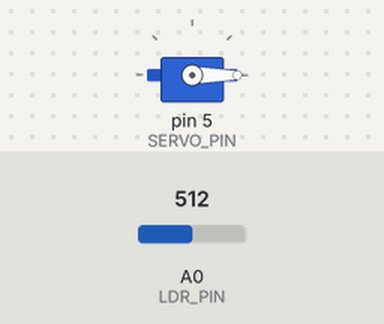
Bench run of a sketch on a simulated Arduino Uno, built with avr-gcc and run on an emulated ATmega328P. Shown: servo. The inputs (shaded band) are chosen by the test bench; at power-on: A0 (LDR_PIN) = 512.

Above: at 1.2 s.
1.3 s: A0 (LDR_PIN) set to 134
2.8 s: A0 (LDR_PIN) set to 111
At 4.0 s:
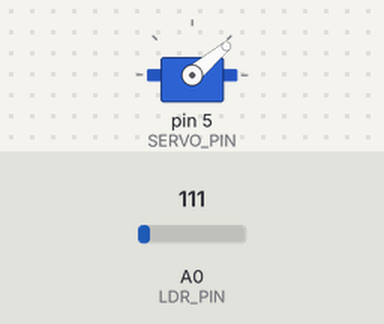
4.3 s: A0 (LDR_PIN) set to 135
At 5.3 s:
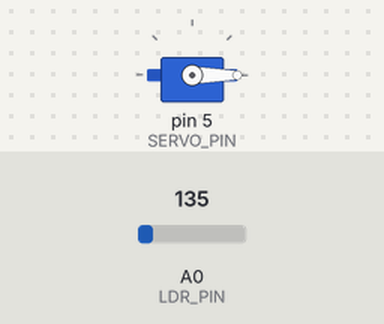
5.8 s: A0 (LDR_PIN) set to 122
At 6.5 s:
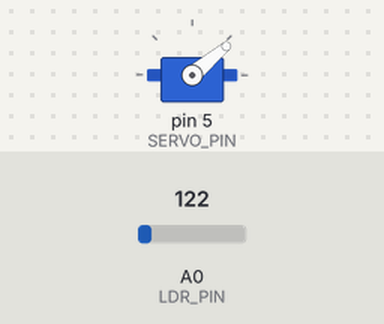
Timing chart, 0 to 8.3 s (numbered marks = the images above; inputs shaded):
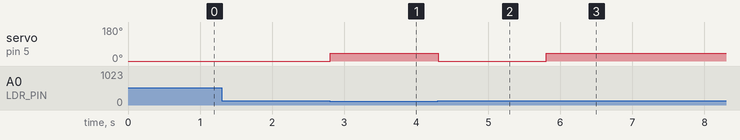

Measured:
- the behaviour switches between 125 and 124 on A0 (LDR_PIN) (found by bisection; images 0 and 1)
- after the input at 1.3 s, every drawn part: stays the same
- after the input at 2.8 s, servo on pin 5 (SERVO_PIN): 0° → 40° at once
- after the input at 4.3 s, servo on pin 5 (SERVO_PIN): 40° → 0° at once
- after the input at 5.8 s, servo on pin 5 (SERVO_PIN): 0° → 40° at once

The sketch:

12.dinoGameHack.ino
```cpp
#include <Servo.h>                  // Servo için kütüphane yükle

#define LDR_PIN A0                  // LDR'nin bağlı olduğu pini belirle
#define SERVO_PIN 5                 // Servonun bağlı olduğu pini belirle

Servo servo;                        // Servo için bir obje oluştur

void setup() {
  Serial.begin(9600);

  servo.attach(SERVO_PIN);          // Servoyu bağla
}

void loop() {
  int ldrValue = analogRead(LDR_PIN);

  // LDR değeri 85'in altındaysa servo motoru 10 dereceye hızlı bir şekilde hareket ettir
  if (ldrValue < 125) {
    servo.write(40);
  }
  // LDR değeri 86 veya daha yüksekse servo motoru 0 dereceye getir
  else {
    servo.write(0);
  }

  // Bekleme
  delay(100);
}
```
